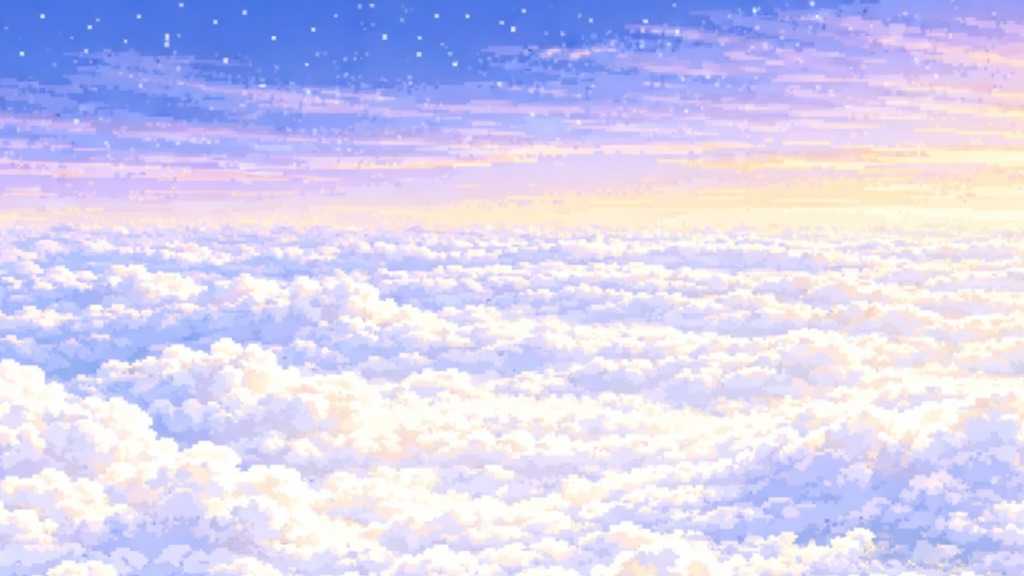

Rendered tile map (Tiled .tmx) drawn with the repository's tilesets; below, a short description and the full map source, tile grids included:
An orthogonal 32x18 tile map with 32x32 px tiles, 1 tile layer (Capa de patrones 1), 2 tilesets.

<map version="1.10" tiledversion="1.12.1" orientation="orthogonal" renderorder="right-down" width="32" height="18" tilewidth="32" tileheight="32" infinite="0" nextlayerid="2" nextobjectid="1">
 <tileset firstgid="1" name="MapaCielo" tilewidth="32" tileheight="32" tilecount="1536" columns="48">
  <image source="MapaCielo.jpeg" width="1536" height="1024" />
 </tileset>
 <tileset firstgid="1537" name="MapaCielo" tilewidth="32" tileheight="32" tilecount="1536" columns="48">
  <image source="MapaCielo.jpeg" width="1536" height="1024" />
 </tileset>
 <layer id="1" name="Capa de patrones 1" width="32" height="18">
  <data encoding="csv">
2147485231,2147485230,2147485229,2147485228,2147485227,2147485226,2147485225,2147485224,2147485223,2147485222,2147485221,2147485220,2147485219,2147485218,2147485217,2147485216,2147485215,2147485214,2147485213,2147485212,2147485211,2147485210,2147485209,2147485208,2147485207,2147485206,2147485205,2147485204,2147485203,2147485202,2147485201,2147485200,
2147485279,2147485278,2147485277,2147485276,2147485275,2147485274,2147485273,2147485272,2147485271,2147485270,2147485269,2147485268,2147485267,2147485266,2147485265,2147485264,2147485263,2147485262,2147485261,2147485260,2147485259,2147485258,2147485257,2147485256,2147485255,2147485254,2147485253,2147485252,2147485251,2147485250,2147485249,2147485248,
2147485327,2147485326,2147485325,2147485324,2147485323,2147485322,2147485321,2147485320,2147485319,2147485318,2147485317,2147485316,2147485315,2147485314,2147485313,2147485312,2147485311,2147485310,2147485309,2147485308,2147485307,2147485306,2147485305,2147485304,2147485303,2147485302,2147485301,2147485300,2147485299,2147485298,2147485297,2147485296,
2147485375,2147485374,2147485373,2147485372,2147485371,2147485370,2147485369,2147485368,2147485367,2147485366,2147485365,2147485364,2147485363,2147485362,2147485361,2147485360,2147485359,2147485358,2147485357,2147485356,2147485355,2147485354,2147485353,2147485352,2147485351,2147485350,2147485349,2147485348,2147485347,2147485346,2147485345,2147485344,
2147485423,2147485422,2147485421,2147485420,2147485419,2147485418,2147485417,2147485416,2147485415,2147485414,2147485413,2147485412,2147485411,2147485410,2147485409,2147485408,2147485407,2147485406,2147485405,2147485404,2147485403,2147485402,2147485401,2147485400,2147485399,2147485398,2147485397,2147485396,2147485395,2147485394,2147485393,2147485392,
2147485471,2147485470,2147485469,2147485468,2147485467,2147485466,2147485465,2147485464,2147485463,2147485462,2147485461,2147485460,2147485459,2147485458,2147485457,2147485456,2147485455,2147485454,2147485453,2147485452,2147485451,2147485450,2147485449,2147485448,2147485447,2147485446,2147485445,2147485444,2147485443,2147485442,2147485441,2147485440,
2147485519,2147485518,2147485517,2147485516,2147485515,2147485514,2147485513,2147485512,2147485511,2147485510,2147485509,2147485508,2147485507,2147485506,2147485505,2147485504,2147485503,2147485502,2147485501,2147485500,2147485499,2147485498,2147485497,2147485496,2147485495,2147485494,2147485493,2147485492,2147485491,2147485490,2147485489,2147485488,
2147485567,2147485566,2147485565,2147485564,2147485563,2147485562,2147485561,2147485560,2147485559,2147485558,2147485557,2147485556,2147485555,2147485554,2147485553,2147485552,2147485551,2147485550,2147485549,2147485548,2147485547,2147485546,2147485545,2147485544,2147485543,2147485542,2147485541,2147485540,2147485539,2147485538,2147485537,2147485536,
2147485615,2147485614,2147485613,2147485612,2147485611,2147485610,2147485609,2147485608,2147485607,2147485606,2147485605,2147485604,2147485603,2147485602,2147485601,2147485600,2147485599,2147485598,2147485597,2147485596,2147485595,2147485594,2147485593,2147485592,2147485591,2147485590,2147485589,2147485588,2147485587,2147485586,2147485585,2147485584,
2147485663,2147485662,2147485661,2147485660,2147485659,2147485658,2147485657,2147485656,2147485655,2147485654,2147485653,2147485652,2147485651,2147485650,2147485649,2147485648,2147485647,2147485646,2147485645,2147485644,2147485643,2147485642,2147485641,2147485640,2147485639,2147485638,2147485637,2147485636,2147485635,2147485634,2147485633,2147485632,
2147485711,2147485710,2147485709,2147485708,2147485707,2147485706,2147485705,2147485704,2147485703,2147485702,2147485701,2147485700,2147485699,2147485698,2147485697,2147485696,2147485695,2147485694,2147485693,2147485692,2147485691,2147485690,2147485689,2147485688,2147485687,2147485686,2147485685,2147485684,2147485683,2147485682,2147485681,2147485680,
2147485759,2147485758,2147485757,2147485756,2147485755,2147485754,2147485753,2147485752,2147485751,2147485750,2147485749,2147485748,2147485747,2147485746,2147485745,2147485744,2147485743,2147485742,2147485741,2147485740,2147485739,2147485738,2147485737,2147485736,2147485735,2147485734,2147485733,2147485732,2147485731,2147485730,2147485729,2147485728,
2147485807,2147485806,2147485805,2147485804,2147485803,2147485802,2147485801,2147485800,2147485799,2147485798,2147485797,2147485796,2147485795,2147485794,2147485793,2147485792,2147485791,2147485790,2147485789,2147485788,2147485787,2147485786,2147485785,2147485784,2147485783,2147485782,2147485781,2147485780,2147485779,2147485778,2147485777,2147485776,
2147485855,2147485854,2147485853,2147485852,2147485851,2147485850,2147485849,2147485848,2147485847,2147485846,2147485845,2147485844,2147485843,2147485842,2147485841,2147485840,2147485839,2147485838,2147485837,2147485836,2147485835,2147485834,2147485833,2147485832,2147485831,2147485830,2147485829,2147485828,2147485827,2147485826,2147485825,2147485824,
2147485903,2147485902,2147485901,2147485900,2147485899,2147485898,2147485897,2147485896,2147485895,2147485894,2147485893,2147485892,2147485891,2147485890,2147485889,2147485888,2147485887,2147485886,2147485885,2147485884,2147485883,2147485882,2147485881,2147485880,2147485879,2147485878,2147485877,2147485876,2147485875,2147485874,2147485873,2147485872,
2147485951,2147485950,2147485949,2147485948,2147485947,2147485946,2147485945,2147485944,2147485943,2147485942,2147485941,2147485940,2147485939,2147485938,2147485937,2147485936,2147485935,2147485934,2147485933,2147485932,2147485931,2147485930,2147485929,2147485928,2147485927,2147485926,2147485925,2147485924,2147485923,2147485922,2147485921,2147485920,
2147485999,2147485998,2147485997,2147485996,2147485995,2147485994,2147485993,2147485992,2147485991,2147485990,2147485989,2147485988,2147485987,2147485986,2147485985,2147485984,2147485983,2147485982,2147485981,2147485980,2147485979,2147485978,2147485977,2147485976,2147485975,2147485974,2147485973,2147485972,2147485971,2147485970,2147485969,2147485968,
2147486047,2147486046,2147486045,2147486044,2147486043,2147486042,2147486041,2147486040,2147486039,2147486038,2147486037,2147486036,2147486035,2147486034,2147486033,2147486032,2147486031,2147486030,2147486029,2147486028,2147486027,2147486026,2147486025,2147486024,2147486023,2147486022,2147486021,2147486020,2147486019,2147486018,2147486017,2147486016
</data>
 </layer>
</map>
